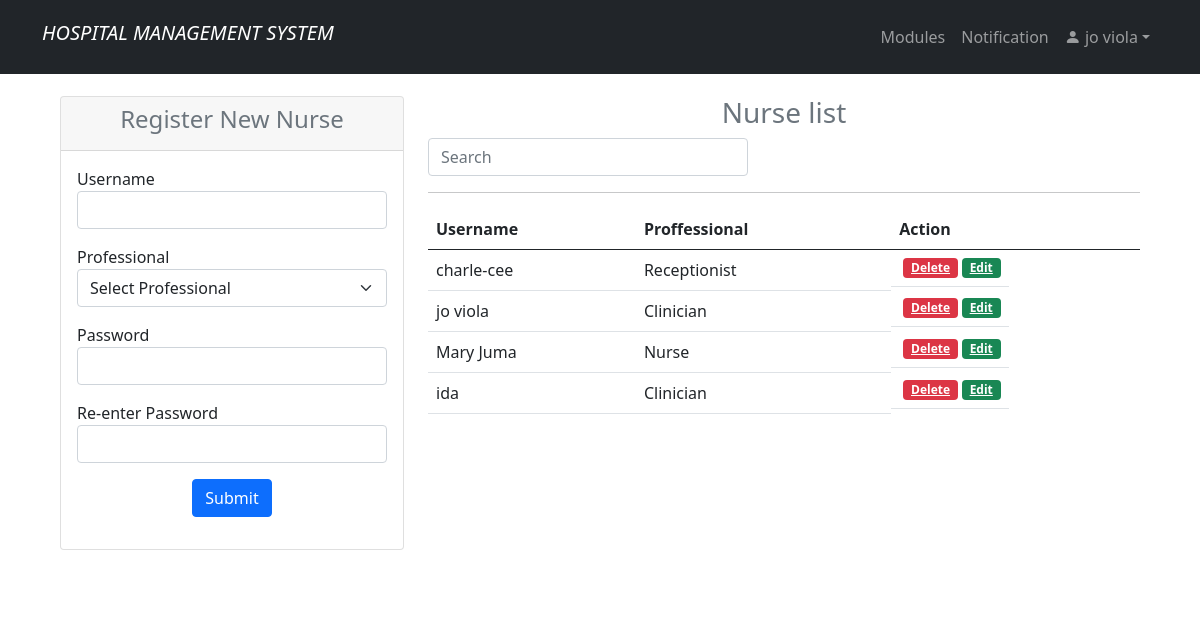
The app's page /doc_nurse_reg.php (signed in), older data.
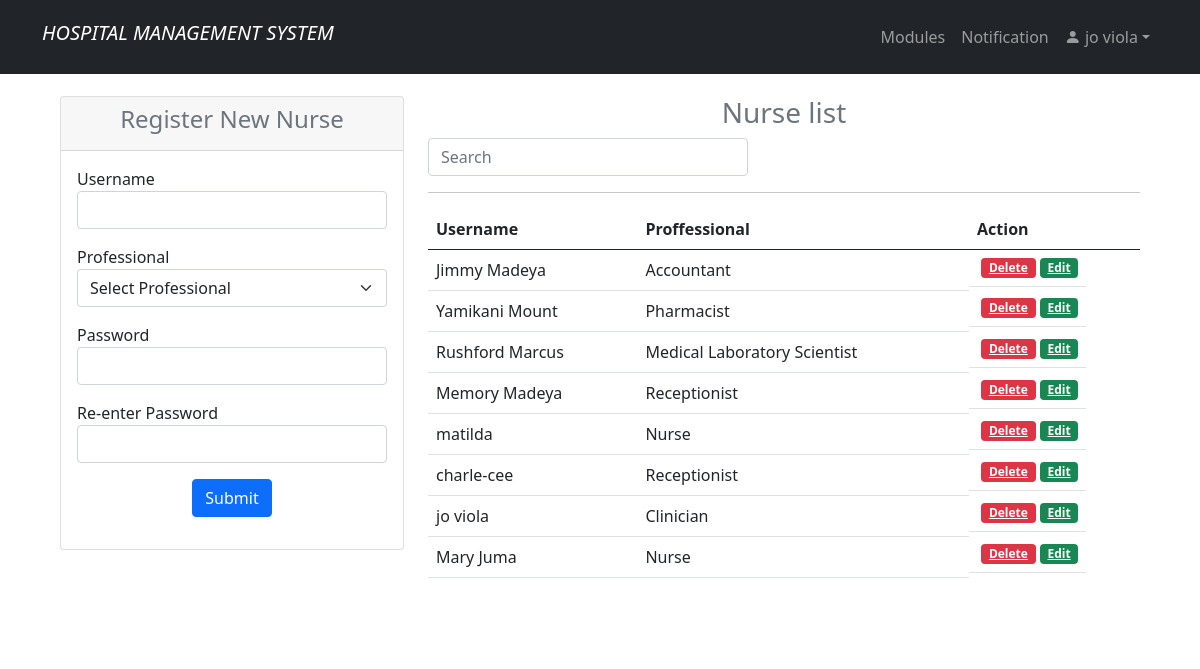
The same page, newer data.
### tables this page shows
CREATE TABLE `user` (
  `id` int(11) NOT NULL,
  `uname` varchar(100) NOT NULL,
  `prof` varchar(100) NOT NULL,
  `role` text DEFAULT NULL,
  `email` text DEFAULT NULL,
  `pwd` varchar(100) NOT NULL
);

### doc_nurse_reg.php (the view, shortened to what the changed rows need)
<?php
    include 'doc_nurse_regdb.php';
    if (isset($_SESSION['id']) && isset($_SESSION['uname'])){
?>
<!doctype html>
<html lang="en">
    <head>
        <link rel="stylesheet" href="https://cdn.jsdelivr.net/npm/bootstrap-icons@1.3.0/font/bootstrap-icons.css">
        <link rel="stylesheet" href="style.css"/>
        <link rel="stylesheet" href="bootstrap-5.0.0/css/bootstrap.min.css"/>
    </head>
    <body>
     <div class="container-fluid mb-5"> <?php include 'dnavbar.php'; ?></div>
<section class="p-5 bg-white">
        <div class="container">
            <div class="row">
                <div class="col-md-8">
                <?php
                    $sql = "SELECT * FROM user ORDER BY id DESC";
                    $result = $mysqli->query($sql);
                ?>
                        <table class="table table-hover" style="overflow:auto">
                            <thead class="table table-hover">
                                <tr>
                                    <th>Username</th>
                                    <th>Proffessional</th>
                                    <th>Action</th>
                                </tr>
                            </thead>
                            <tbody id = "myTable">
                            <?php while($row = $result->fetch_assoc()) { ?>
                                <tr>
                                    <td><?php echo $row['uname']; ?></td>
                                    <td><?php echo $row['prof']; ?></td>
                                    <td class="btn-group btn-group-justified">
                                         <a href="doc_nurse_regdb.php?delete=<?php echo $row['id']; ?>" class="badge bg-danger mx-1"
                                         onclick="return confirm('This will be deleted completely?');">Delete</a>
                                        <a href="doc_nurse_reg.php?edit=<?php echo $row['id']; ?>" class="badge bg-success">Edit</a>
                                    </td>
                                </tr>
                            <?php }?>
                            </tbody>
                        </table>
                </div>
         </div>
    </section>
        <?php
            include "footer.php";
        ?>
    </body>
</html>
<?php
    }else {
        header("Location: home.php");
        exit();
    }
?>

Row changes from the older to the newer data that the page shows:
removed user: uname "ida", prof "Clinician"
added user: uname "Jimmy Madeya", prof "Accountant"
added user: uname "Yamikani Mount", prof "Pharmacist"
added user: uname "Rushford Marcus", prof "Medical Laboratory Scientist"
added user: uname "Memory Madeya", prof "Receptionist"
added user: uname "matilda", prof "Nurse"
